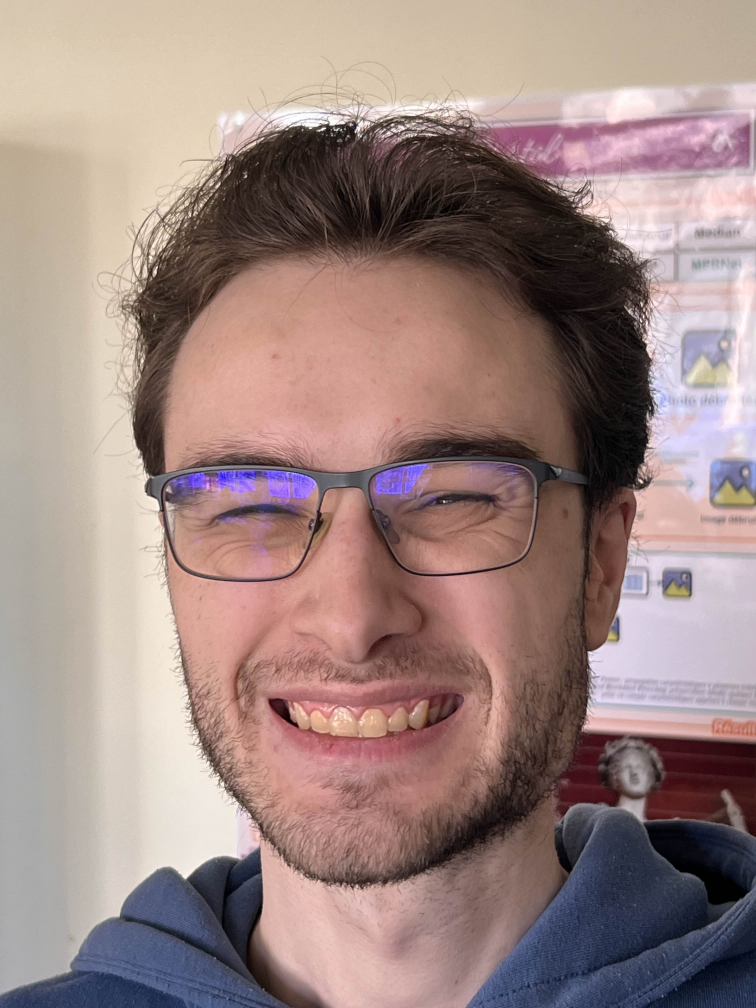
#> input picture src/Images/T.jpg, 3024 x 4032 px (shown at 1/4 size)
$ jupyter execute --allow-errors face_filters_vae_gan.ipynb   (shell and % lines are left out)
#> lines starting #> are read from the running program, lines starting #| are printed output that depends on the picture
[cell 1]
import kagglehub
# path = kagglehub.dataset_download("jessicali9530/lfw-dataset")
#> (the rest of this cell did not finish here and is left out)

[cell 2]
import cv2
import os

[cell 3]
# Load face detection classifier
face_classifier = cv2.CascadeClassifier(
    cv2.data.haarcascades + "haarcascade_frontalface_default.xml"
)

[cell 4]
image_size = 128
images = []
ages = []

[cell 5]
def preprocess_image(img_path):
#> called with img_path = '../Images/T.jpg'
    img = cv2.imread(img_path)
#> img is the input picture: shape (4032, 3024, 3); mean B, G, R 130.6, 134.7, 157.5
    if img is None:
        print(f"Warning: Could not load image {img_path}. Skipping.")
        return []

    grey_img = cv2.cvtColor(img, cv2.COLOR_BGR2GRAY)
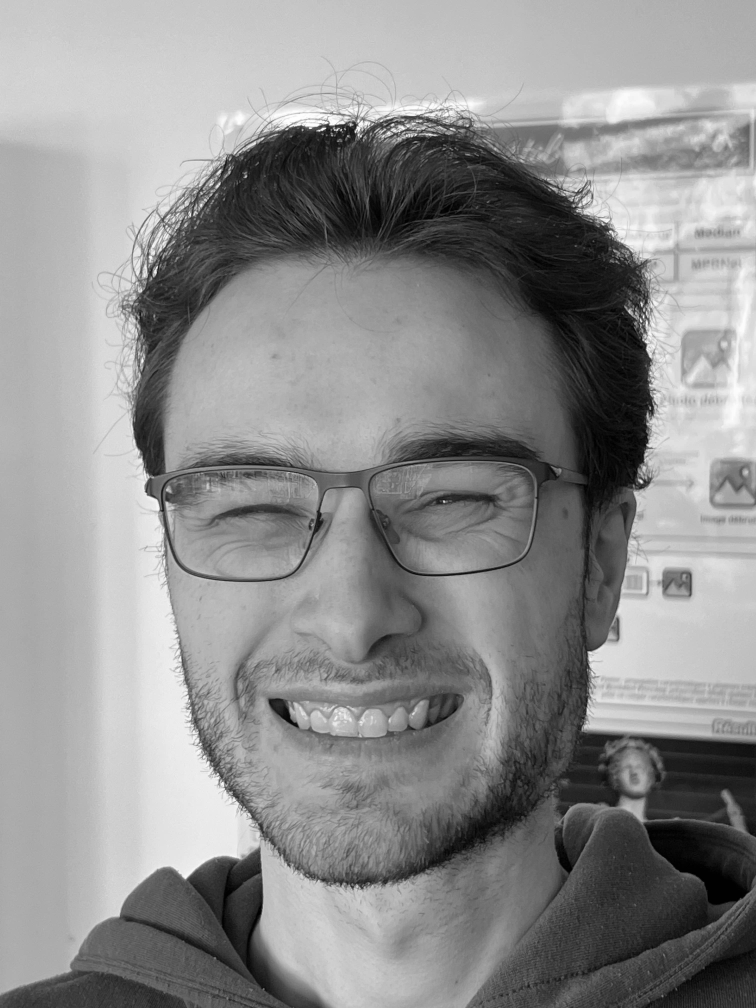
#> grey_img: shape (4032, 3024) (shown at 1/4 size); min 0, max 255, mean 141.1
    faces = face_classifier.detectMultiScale(
        grey_img, scaleFactor=1.1, minNeighbors=5, minSize=(120, 120)
    )
#> faces = [[312, 1125, 2262, 2262]]

    crops = []
    for (x, y, w, h) in faces:
        x_max = min(img.shape[1], x + w)
        y_max = min(img.shape[0], y + h)
        x = max(0, x)
        y = max(0, y)

        if w <= 0 or h <= 0:
            continue

        im_cropped = img[y:y_max, x:x_max]
        if im_cropped.size == 0:
            continue

        im_cropped = cv2.cvtColor(im_cropped, cv2.COLOR_BGR2RGB)
        im_cropped = cv2.resize(im_cropped, (image_size, image_size))
        im_cropped = im_cropped.astype("float32") / 255.0
        crops.append(im_cropped)
#> this loop made 1 pass
#> (x, y, w, h, x_max, y_max) on pass 1: (312, 1125, 2262, 2262, 2574, 3387)
#> pass 1, in preprocess_image, `im_cropped = img[y:y_max, x:x_max]`:
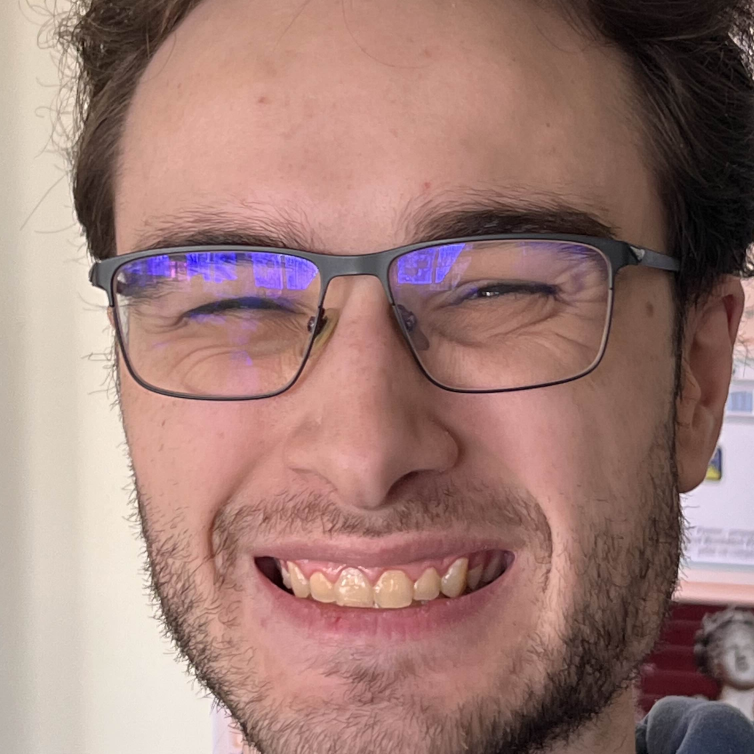
#> im_cropped: shape (2262, 2262, 3) (shown at 1/3 size); mean B, G, R 118.4, 124.9, 158.9
#> pass 1, in preprocess_image, `im_cropped = cv2.resize(im_cropped, (image_size, image_size))`:
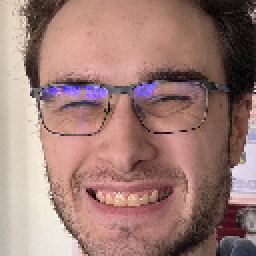
#> im_cropped: shape (128, 128, 3) (shown 2 times larger); mean R, G, B 158.6, 124.7, 118.1
#> after the loop, crops = 1 item

    return crops

[cell 6]
i = 0
numImg = 20000
#> (the rest of this cell did not finish here and is left out)

[cell 7]
import tensorflow as tf
from tensorflow import keras
from tensorflow.keras import layers, Model, Input

[cell 8]
from sklearn.model_selection import train_test_split
import numpy as np

#> (the rest of this cell did not finish here and is left out)

[cell 9]
from keras.saving import register_keras_serializable

# [9 lines left out: function residual_block, not called in this run]

def build_encoder(latent_dim):
    encoder_inputs = Input(shape=(128,128,3))
    age_input = Input(shape=(1,))

    x = layers.Conv2D(16, 3, strides=2, padding="same", activation="relu")(encoder_inputs)
    x = residual_block(x, 32, strides=2)
    x = residual_block(x, 64, strides=2)
    x = residual_block(x, 128, strides=2)

    x_flat = layers.Flatten()(x)
    x_flat = layers.Dense(256, activation="relu")(x_flat)

    # Concatenar edad
    age_encoded = layers.Dense(32, activation="relu")(age_input)
    x_flat = layers.Concatenate()([x_flat, age_encoded])

    z_mean = layers.Dense(latent_dim)(x_flat)
    z_log_var = layers.Dense(latent_dim)(x_flat)

    # [5 lines left out: function sampling, not called in this run]

    z = layers.Lambda(sampling)([z_mean, z_log_var])

    return Model([encoder_inputs, age_input], [z_mean, z_log_var, z], name="encoder")

[cell 10]
# [36 lines left out: function build_decoder, not called in this run]

[cell 11]
# [33 lines left out: function build_discriminator, not called in this run]

[cell 12]
from tensorflow.keras.applications import VGG16
from tensorflow.keras.applications.vgg16 import preprocess_input

from keras_facenet import FaceNet
#> (the rest of this cell did not finish here and is left out)

[cell 13]
class VAE(tf.keras.Model):
    # [133 lines left out: functions __init__, compile, train_step, test_step, not called in this run]

[cell 14]
latent_dim = 128

#> (the rest of this cell did not finish here and is left out)

#> (a cell that did not finish here is left out)

[cell 16]
class SaveEveryN(tf.keras.callbacks.Callback):
    # [7 lines left out: function on_epoch_end, not called in this run]

[cell 17]
# Train
epochs = 30
batch_size = 64

#> (the rest of this cell did not finish here and is left out)

#> (a cell that did not finish here is left out)

[cell 19]
# [7 lines of commented-out code are left out]

[cell 20]
import matplotlib.pyplot as plt

n = 10

#> (the rest of this cell did not finish here and is left out)

#> (a cell that did not finish here is left out)

[cell 22]
def generate_age_variations(img_path, ages=[5, 15, 25, 40, 60, 80]):
    """
    Genera múltiples versiones de una imagen con diferentes edades.
    Requiere:
        - vae: modelo entrenado
        - preprocess_image: debe devolver recortes faciales normalizados [0,1]
    """

    # --- Preprocesamiento ---
    face_crops = preprocess_image(img_path)
#> face_crops = 1 item
    if len(face_crops) == 0:
        raise ValueError("No se detectó ninguna cara en la imagen.")

    face = face_crops[0]

    # Batch de tamaño 1
    face_batch = np.expand_dims(face, axis=0)
    face_tensor = tf.convert_to_tensor(face_batch, dtype=tf.float32)

    decoded_results = []

    # --- Procesar cada edad ---
    for age_value in ages:
        age_tensor = tf.convert_to_tensor([[age_value]], dtype=tf.float32)

        # Encode + obtener skips
        enc_out = vae.encoder([face_tensor, age_tensor], training=False)
        z_mean, z_log_var, z = enc_out[:3]

        # Decode con skips
        decoded_img, _ = vae.decoder([z, age_tensor], training=False)

        decoded_results.append(decoded_img[0].numpy())

    # --- Mostrar ---
    plt.figure(figsize=(3 * len(ages), 4))

    # Mostrar imagen original
    plt.subplot(1, len(ages) + 1, 1)
    plt.imshow(face)
    plt.title("Original")
    plt.axis("off")

    # Mostrar variaciones
    for i, age_value in enumerate(ages):
        plt.subplot(1, len(ages) + 1, i + 2)
        plt.imshow(decoded_results[i])
        plt.title(f"Edad: {age_value}")
        plt.axis("off")

    plt.tight_layout()
    plt.show()

    return decoded_results

[cell 23]
generate_age_variations(
    img_path="../Images/T.jpg",
    # ages=[0, -5, -2 ,-1, 1, 2, 5]
    ages=[0, 0.2, 0.5, 0.8, 1.2, 1.6, 2, 3]
)
#> (the call stopped at in generate_age_variations, `face_tensor = tf.convert_to_tensor(face_batch, dtype=tf.float32)`: tensorflow is not available in this run)

$ run again, with src/Images/A.jpg copied over src/Images/T.jpg
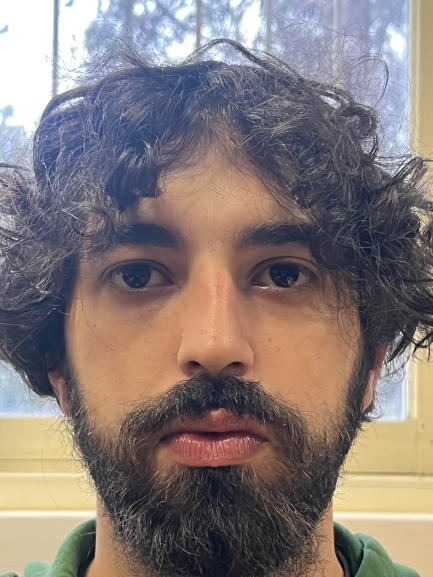
#> input picture src/Images/A.jpg, 865 x 1154 px (shown at 1/2 size)
#> in preprocess_image, img is the input picture: shape (1154, 865, 3); mean B, G, R 120.4, 122.8, 133.9
#> in preprocess_image, `grey_img = cv2.cvtColor(img, cv2.COLOR_BGR2GRAY)`:
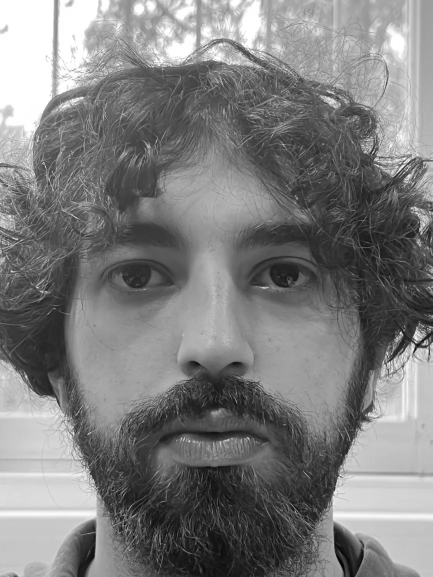
#> grey_img: shape (1154, 865) (shown at 1/2 size); min 1, max 255, mean 125.8
#> faces = [[49, 280, 744, 744]]
#> the loop in preprocess_image, `for (x, y, w, h) in faces:` made 1 pass
#> (x, y, w, h, x_max, y_max) on pass 1: (49, 280, 744, 744, 793, 1024)
#> pass 1, in preprocess_image, `im_cropped = cv2.resize(im_cropped, (image_size, image_size))`:
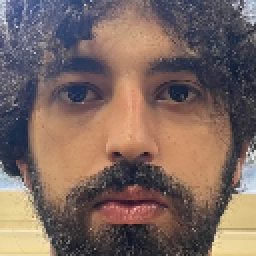
#> im_cropped: shape (128, 128, 3) (shown 2 times larger); mean R, G, B 123.8, 103.5, 96.6
#> after the loop in preprocess_image, `for (x, y, w, h) in faces:`: crops = 1 item

$ run again, with src/Images/AR.jpg copied over src/Images/T.jpg
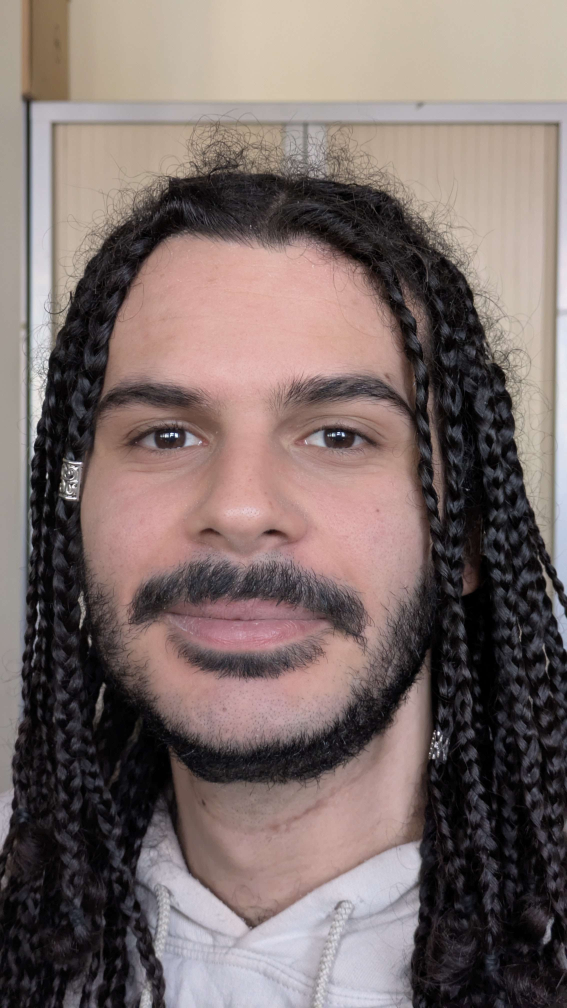
#> input picture src/Images/AR.jpg, 2268 x 4032 px (shown at 1/4 size)
#> in preprocess_image, img is the input picture: shape (4032, 2268, 3); mean B, G, R 106.1, 109, 124.1
#> in preprocess_image, `grey_img = cv2.cvtColor(img, cv2.COLOR_BGR2GRAY)`:
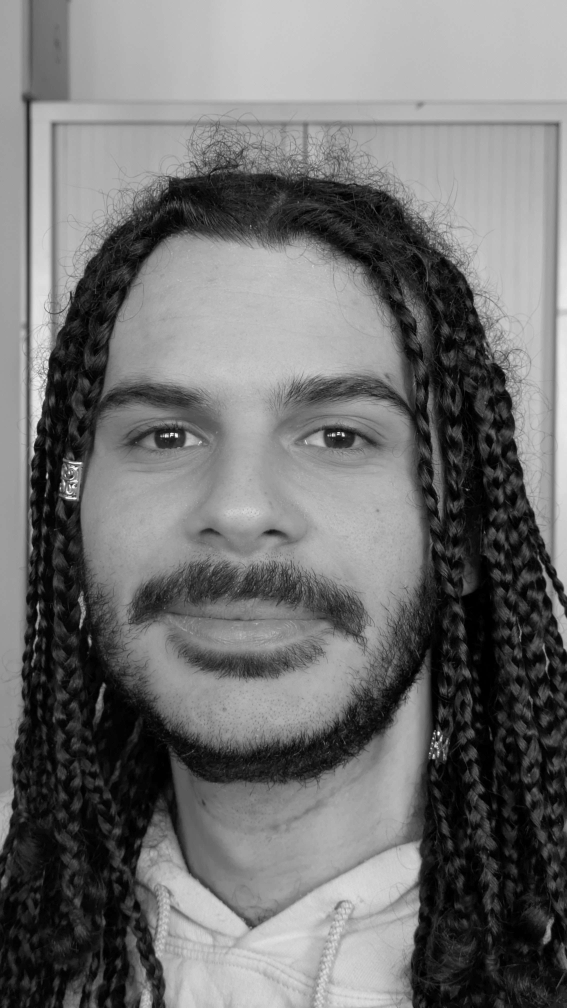
#> grey_img: shape (4032, 2268) (shown at 1/4 size); min 0, max 255, mean 113.2
#> faces = [[141, 1071, 1756, 1756]]
#> the loop in preprocess_image, `for (x, y, w, h) in faces:` made 1 pass
#> (x, y, w, h, x_max, y_max) on pass 1: (141, 1071, 1756, 1756, 1897, 2827)
#> pass 1, in preprocess_image, `im_cropped = cv2.resize(im_cropped, (image_size, image_size))`:
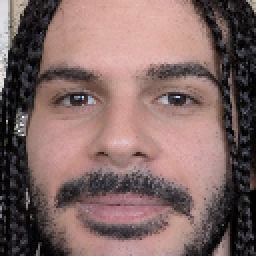
#> im_cropped: shape (128, 128, 3) (shown 2 times larger); mean R, G, B 129, 103.2, 100.8
#> after the loop in preprocess_image, `for (x, y, w, h) in faces:`: crops = 1 item
